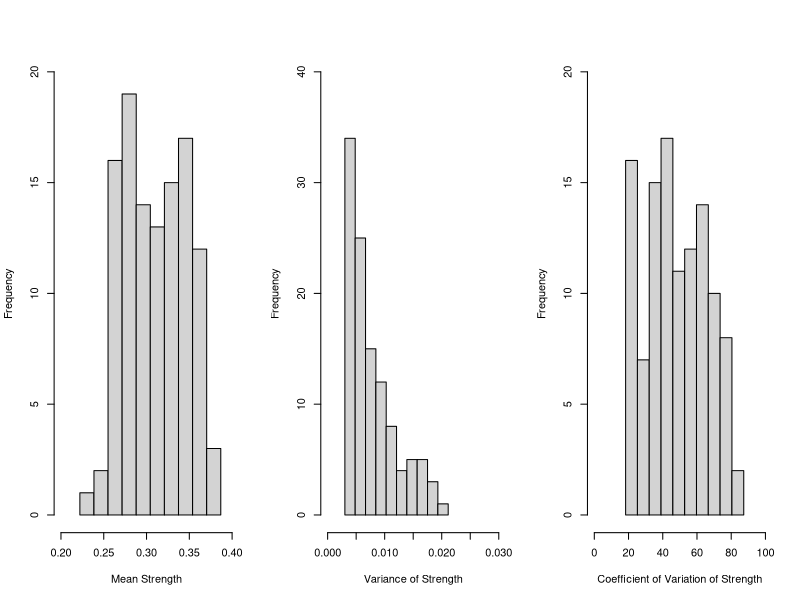

The R source for this figure:
quartz.options(width=10, height=3)

matrix <- as.matrix(read.csv(file="Matrix.csv",header=FALSE))

#both do same thing
#layout(matrix(c(1,2,3),1,3))
par(mfrow=c(1,3))

hist(colMeans(matrix),seq(min(colMeans(matrix)),max(colMeans(matrix)),length.out=11),xlab="Mean Strength",main=NULL,xlim=c(.2,.4),ylim=c(0,20))

hist(apply(matrix,2,var),seq(min(apply(matrix,2,var)),max(apply(matrix,2,var)),length.out=11),xlab="Variance of Strength",main=NULL,xlim=c(0,.03),ylim=c(0,40))

hist(colMeans(matrix)/apply(matrix,2,var),seq(min(colMeans(matrix)/apply(matrix,2,var)),max(colMeans(matrix)/apply(matrix,2,var)),length.out=11),xlab="Coefficient of Variation of Strength",main=NULL,xlim=c(0,100),ylim=c(0,20))